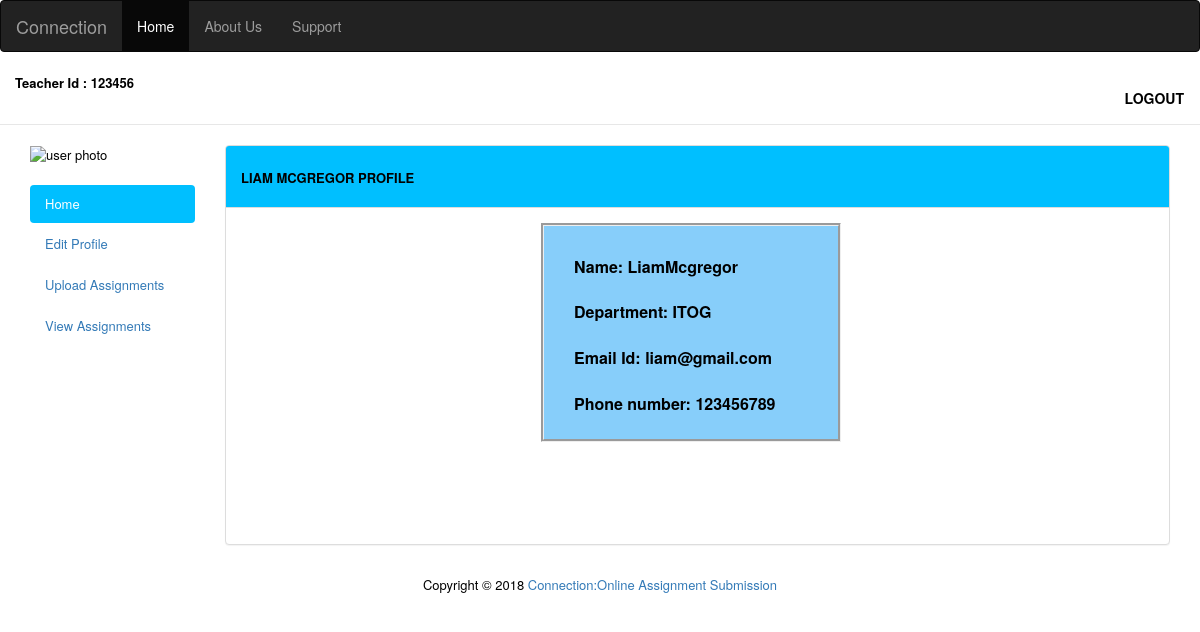
The app's page /teacherdashboard.php (signed in) with its own data.
### tables this page shows
CREATE TABLE `teacher_user` (
  `firstname` varchar(50) NOT NULL,
  `lastname` varchar(50) NOT NULL,
  `department` varchar(50) NOT NULL,
  `email` varchar(50) NOT NULL,
  `experience` int(50) NOT NULL,
  `dob` date NOT NULL,
  `username` varchar(50) NOT NULL,
  `password` varchar(50) NOT NULL,
  `phone` bigint(10) NOT NULL,
  `address` varchar(250) NOT NULL,
  `teacher_id` int(50) NOT NULL,
  `img_url` varchar(100) NOT NULL
);

### teacherdashboard.php (the view, shortened to what this page needs)
<?php
include ('config.php');
$sql = "SELECT firstname, lastname, lastname, department, email, phone, teacher_id,img_url FROM teacher_user WHERE username = '" . $_SESSION['username'] . "'";
$result = mysqli_query($db,$sql);
$row = mysqli_fetch_array($result);
?>
<!DOCTYPE html>
<html lang="en">
<head>
    <link href="//maxcdn.bootstrapcdn.com/bootstrap/3.3.0/css/bootstrap.min.css" rel="stylesheet" id="bootstrap-css">
</head>
<header>
    <nav class="navbar navbar-inverse">
        <div class="container-fluid">
            <div class="navbar-header">
                <a class="active navbar-brand" href="index.php">Connection</a>
            </div>
            <ul class="nav navbar-nav">
                <li class="active"><a href="teacherdashboard.php">Home</a></li>
                <li><a href="#">About Us</a></li>
                <li><a href="#">Support</a></li>
            </ul>
        </div>
    </nav>
</header>
<nav class="navbar navbar-default navbar-static-top">
    <div class="container-fluid" style="background-color: white">
        <div class="navbar-header" >
            <p><font size="2"; color="black"> <strong> Teacher Id : <?php echo $row['teacher_id']; ?></strong></p>
        </div>
        <div class="collapse navbar-collapse" id="bs-example-navbar-collapse-1">
            <ul class="nav navbar-nav navbar-right">
                <li><a style="color: black;" class="btn" href="logout.php"><strong>LOGOUT</strong></a></li>
            </ul>
        </div>
    </div>
</nav>
<div class="container-fluid main-container">
    <div class="col-md-2 sidebar">
        <ul class="nav nav-pills nav-stacked">
            <img  class='top-image' src='profile_pictures/<?php echo $row['img_url']?>' alt="user photo" title="user photo"height="200px" width="200px">
            <li style="margin-top: 20px" class="active"><a href="teacherdashboard.php" style="background-color: deepskyblue;color: white">Home</a></li>
            <li><a href="teacheredit.php">Edit Profile</a></li>
            <li><a href="teacher_assignupload.php">Upload Assignments</a></li>
            <li><a href="teachviewassignment.php">View  Assignments</a></li>
        </ul>
    </div>
    <div  class="col-md-10 content">
        <div style="height: 400px"class="panel panel-default">
            <div class="panel-heading" style="background-color: deepskyblue;">
                <h4 style="text-transform: uppercase"><strong><font size="2"; color="black"> <?php echo $row['firstname']." ".$row['lastname']." " ?>Profile </font> </strong></h4>
            </div>
            <div class="panel-body">
                <div style="border-style: groove;background-color: lightskyblue ;padding-top: 30px;margin-left: 300px;width: 300px;padding-left: 30px" id="profileinfo"> <strong><font size="3"; color="black">
                            Name: <?php echo $row['firstname'];
                            echo $row['lastname'];
                            ?><br><br>
                            Department: <?php echo $row['department']; ?><br><br>
                            Email Id: <?php echo $row['email'];?><br><br>
                            Phone number: <?php echo $row['phone'];?><br><br>
                        </font>
                    </strong>
                </div>
            </div>
        </div>
    </div>
    <div class="container-fluid text-center">
        <footer class=“col-md-12">
            <p class="col-md-12">
            Copyright &COPY; 2018 <a href="index.php">Connection:Online Assignment Submission</a>
            </p>
        </footer>
    </div>
</div>

### records on screen
teacher_user: teacher "123456", firstname "LIAM", lastname "MCGREGOR", firstname "Liam", lastname "Mcgregor", department "ITOG", email "liam@gmail.com", phone "123456789"
